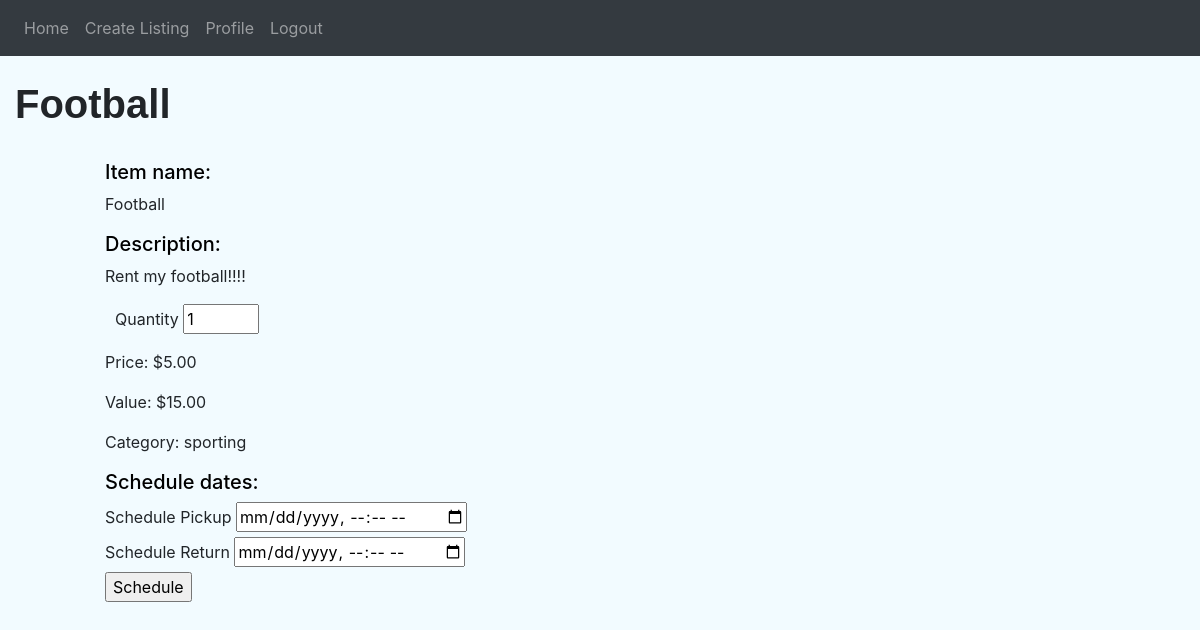
/order/item/8 (signed in), run on the app's committed database.
### website/models.py (models this page shows)
class Item(db.Model):
    id = db.Column(db.Integer, primary_key=True, index=True)
    name = db.Column(db.String(255), index=True)
    category_id = db.Column(db.Integer, db.ForeignKey("category.id"), index=True)
    is_available = db.Column(db.Boolean, nullable=False, default=True)
    description = db.Column(db.Text, index=True)
    owner_id = db.Column(db.Integer, db.ForeignKey("user.id"))  # ??????????
    date_created = db.Column(db.DATETIME, default=datetime.utcnow, index=True)
    price_in_cents = db.Column(db.Integer, nullable=False, index=True)  # Same thing here
    quantity = db.Column(db.Integer, default=1, index=True)
    value_in_cents = db.Column(db.Integer, nullable=False, index=True)
    image_name = db.Column(db.String(255), index=True)
    item_reviews = db.relationship("Review", backref="item")  # the item being reviewed
    orders = db.relationship("Order", backref="item")

class Category(db.Model):
    id = db.Column(db.Integer, primary_key=True, index=True)
    category = db.Column(db.String(255), index=True)
    items = db.relationship("Item", backref="category")

### website/order_item.py (the view, shortened to what this page needs)
@order_item.route('order/item/<item_id>', methods=['GET', 'POST'])
@login_required
def display_item(item_id):
    form = OrderFormInfo()
    current_item = Item.query.get(item_id)
    category = Category.query.get(current_item.category_id)
    return render_template('order.html', user=current_user, currentItem=current_item,
                           category=category, form=form)

### website/order_item.py
class OrderFormInfo(FlaskForm):
    scheduled_pickup_date = DateTimeLocalField('Schedule Pickup', format='%Y-%m-%dT%H:%M',
                                               validators=(DataRequired('** Required'), InputRequired(),))
    scheduled_return_date = DateTimeLocalField('Schedule Return', format='%Y-%m-%dT%H:%M',
                                               validators=(DataRequired('** Required'), InputRequired(),))
    submit = SubmitField('Schedule')  # OR RESERVE???

### website/templates/order.html (shortened to what this page needs)
{% extends "base.html" %} {% block title %}ORDER{% endblock %} {% block content
%}
<head>
  <link rel="stylesheet" href="../static/css/rental.css" />
</head>
<body style="background-color: rgb(242, 251, 255)">
  <br />
  <h1
    style="
      font-family: Verdana, Geneva, Tahoma, sans-serif;
      text-shadow: 0 0 2px #ffffff;
      font-weight: bold;
    ">
    {{ currentItem.name }}
  </h1>
  <div class="container py-4">
    <div class="row">
    <div class="col-6 big-box">
        <div class="col-md-10 col-lg-20 mx-auto">
            <form method="POST">
                <div class="form-group">
                    <h5 style="color: rgb(0, 0, 0)">Item name:</h5>
                    {{ currentItem.name }}
                </div>
                <div class="form-group">
                    <h5 style="color: rgb(0, 0, 0)">Description:</h5>
                    {{ currentItem.description}}
                </div>
                <div class="form-group">
                    <div class="d-flex justify-content-between">
                        <div class="quantityClass">
                            Quantity
                            <label for="quantity"></label><input type="number" name="quantity" min="1"
                                                                 max="{{currentItem.quantity}}" id="quantity" value="1"
                            />
                        </div>
                    </div>
                </div>
                <div class="form-group">
                    Price: {{"${:.2f}".format(currentItem.price_in_cents/100)}}
                </div>
                <div class="form-group">
                    Value:  {{"${:.2f}".format(currentItem.value_in_cents/100)}}
                </div>
                <div class="form-group">
                    Category:   {{ category.category }}
                </div>
                <h5 style="color: rgb(0, 0, 0)"> Schedule dates: </h5>
                {{ form.scheduled_pickup_date.label }} {{form.scheduled_pickup_date(class='datetime-localpicker')}} {{form.hidden_tag()}}
                {{ form.scheduled_return_date.label }} {{form.scheduled_return_date(class='datetime-localpicker')}} {{form.hidden_tag()}}
                {{form.submit()}}
            </form>
        </div>
    </div>
</div>
</div>
  {% endblock %}

### website/static/css/rental.css (style rules this page uses)
.quantityClass { margin-left: 10px; }

### data on the page
Item: name "Football", description "Rent my football!!!!", quantity "1", currentItem.price_in_cents/100 "$5.00", currentItem.value_in_cents/100 "$15.00"
Category: category "sporting"
